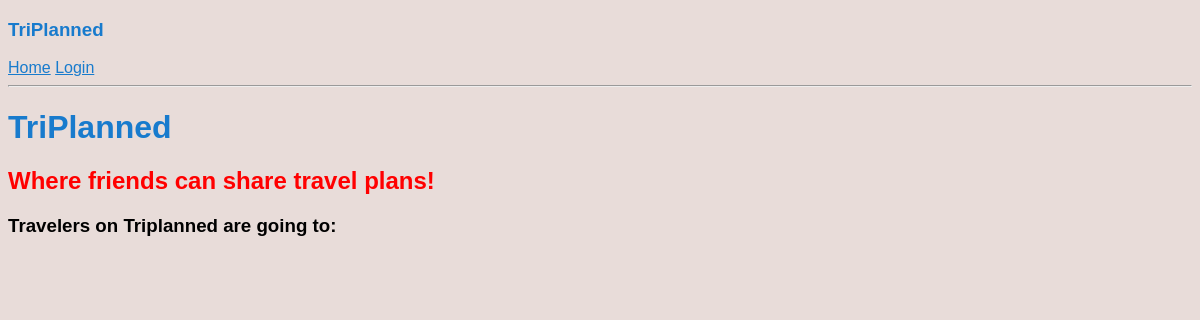
Before: / with the older database file.
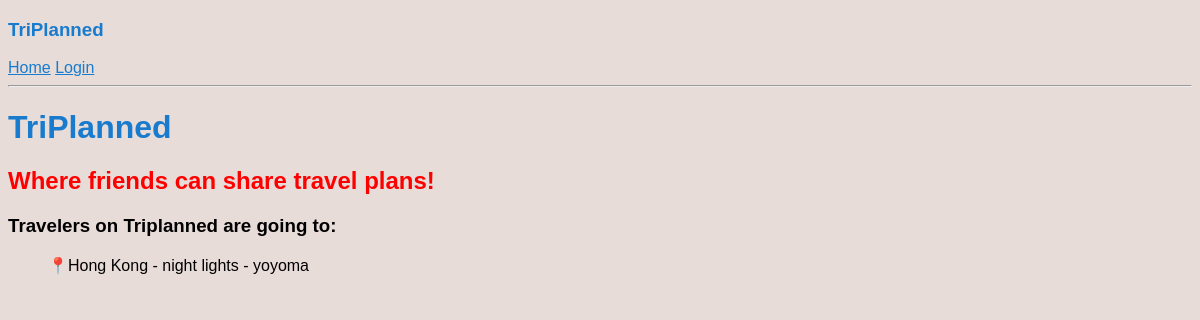
After: the same page with the newer database file.
### models.py (models this page shows, shortened)
class Post(db.Model):
    id = db.Column(db.Integer, primary_key=True)
    city = db.Column(db.String(140))
    country = db.Column(db.String(140))
    description = db.Column(db.String(140))
    timestamp = db.Column(db.DateTime, index=True, default=datetime.utcnow)
    user_id = db.Column(db.Integer, db.ForeignKey('user.id'))

class User(UserMixin, db.Model):
    id = db.Column(db.Integer, primary_key=True)
    username = db.Column(db.String(64), index=True, unique=True)
    email = db.Column(db.String(120), index=True, unique=True)
    password_hash = db.Column(db.String(128))
    posts = db.relationship('Post', backref='author', lazy='dynamic')

### routes.py (the view)
@app.route('/')
def index():
  posts = Post.query.all()
  if not posts:
    posts=[]
  return render_template('landing_page.html', posts=posts)

### templates/landing_page.html
{% extends "base.html" %}
{% block content %}
	<h1 class="blue">TriPlanned</h1>
	<h2 style="color:red">Where friends can share travel plans!</h2>
	<h3 >Travelers on Triplanned are going to:</h3>
	{% for post in posts %}
		<ul>&#128205;{{ post.city }} - {{ post.description }} - {{ post.author.username }}</ul>
    {% endfor %}
{% endblock %}

### templates/base.html (shortened to what this page needs)
<!DOCTYPE html>
<html lang="en" xml:lang="en">
    <head>
    </head>
    <body>
        <div>
            <h3 class="blue">TriPlanned</h3>
            <a class="blue pull-left" href="{{ url_for('index') }}">Home</a>
            {% if current_user.is_anonymous %}
            <a class="blue pull-right" href="{{ url_for('login') }}">Login</a>
            {% else %}
            <a class="blue pull-right" href="{{ url_for('user', username=current_user.username) }}">Profile</a>
            <a class="blue pull-left" href="{{ url_for('logout') }}">Logout</a>
            {% endif %}
        </div>
        <hr>
        {% block content %}{% endblock %}
    </body>
</html>

### templates/base.html (style rules this page uses)
body { background-color: #E8DCD9; font-family:'Lucida Sans', 'Lucida Sans Regular', 'Lucida Grande', 'Lucida Sans Unicode', Geneva, Verdana, sans-serif }
.blue { color:#187bcd }

Changed rows visible on the page:
added Post: city "Hong Kong", description "night lights", author.username "yoyoma"
